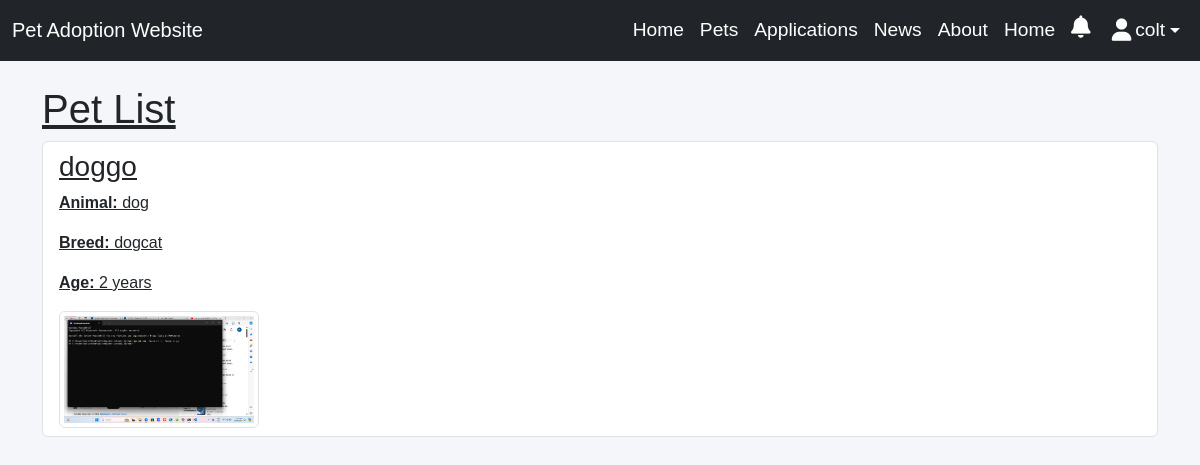
The app's page /pets/ (signed in), older data.
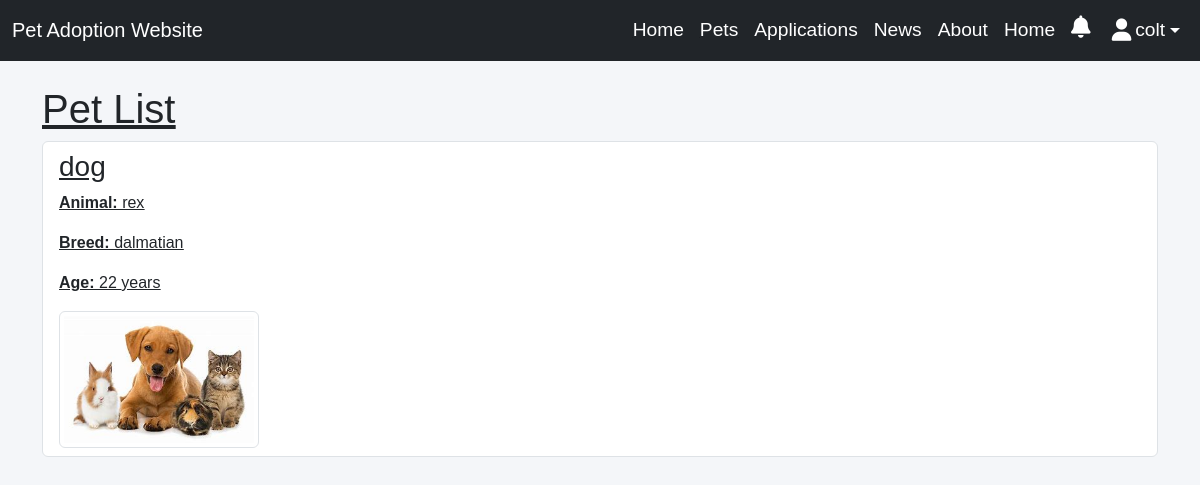
The same page, newer data.
### app/models.py (models this page shows, shortened)
class Pet(models.Model):
    name = models.CharField(max_length=100)
    animal = models.CharField(max_length=50)
    breed = models.CharField(max_length=50)
    age = models.IntegerField()
    description = models.TextField()
    post_image = models.ImageField(upload_to='pets/')
    owner = models.ForeignKey(settings.AUTH_USER_MODEL, null=True, blank=True, on_delete=models.SET_NULL)
    is_adopted = models.BooleanField(default=False)
    def get_absolute_url(self):
        return reverse('pet_detail', kwargs={'pk': self.pk})

### app/views.py (the view)
# urls.py: path('pets/', PetListView.as_view(), name='pet_list'),
class PetListView(LoginRequiredMixin, ListView):
    model = Pet
    template_name = 'pet/pet_list.html'
    context_object_name = 'pets'

### app/context_processors.py (called while the page is built)
def notification_count(request):
    if request.user.is_authenticated:
        unread_count = Notification.objects.filter(user=request.user, is_read=False).count()
    else:
        unread_count = 0
    return {'unread_notifications_count': unread_count}

### app/templates/pet/pet_list.html (shortened to what this page needs)
{% extends 'app/base.html' %}
{% block content %}
<h1>Pet List</h1>
<ul class="list-group">
    {% for pet in pets %}
    <li class="list-group-item">
        <h3><a href="{{ pet.get_absolute_url }}">{{ pet.name }}</a></h3>
        <p><strong>Animal:</strong> {{ pet.animal }}</p>
        <p><strong>Breed:</strong> {{ pet.breed }}</p>
        <p><strong>Age:</strong> {{ pet.age }} years</p>
        {% if pet.post_image %}
            <img src="{{ pet.post_image.url }}" alt="{{ pet.name }}" class="img-thumbnail" style="max-width: 200px;">
        {% endif %}
    </li>
    {% empty %}
    <p>No pets available.</p>
    {% endfor %}
</ul>
{% endblock content %}

Row changes from the older to the newer data that the page shows:
changed Pet "dog": name "doggo" → "dog"; animal "dog" → "rex"; breed "dogcat" → "dalmatian"; age "2" → "22"; post_image: a different picture
